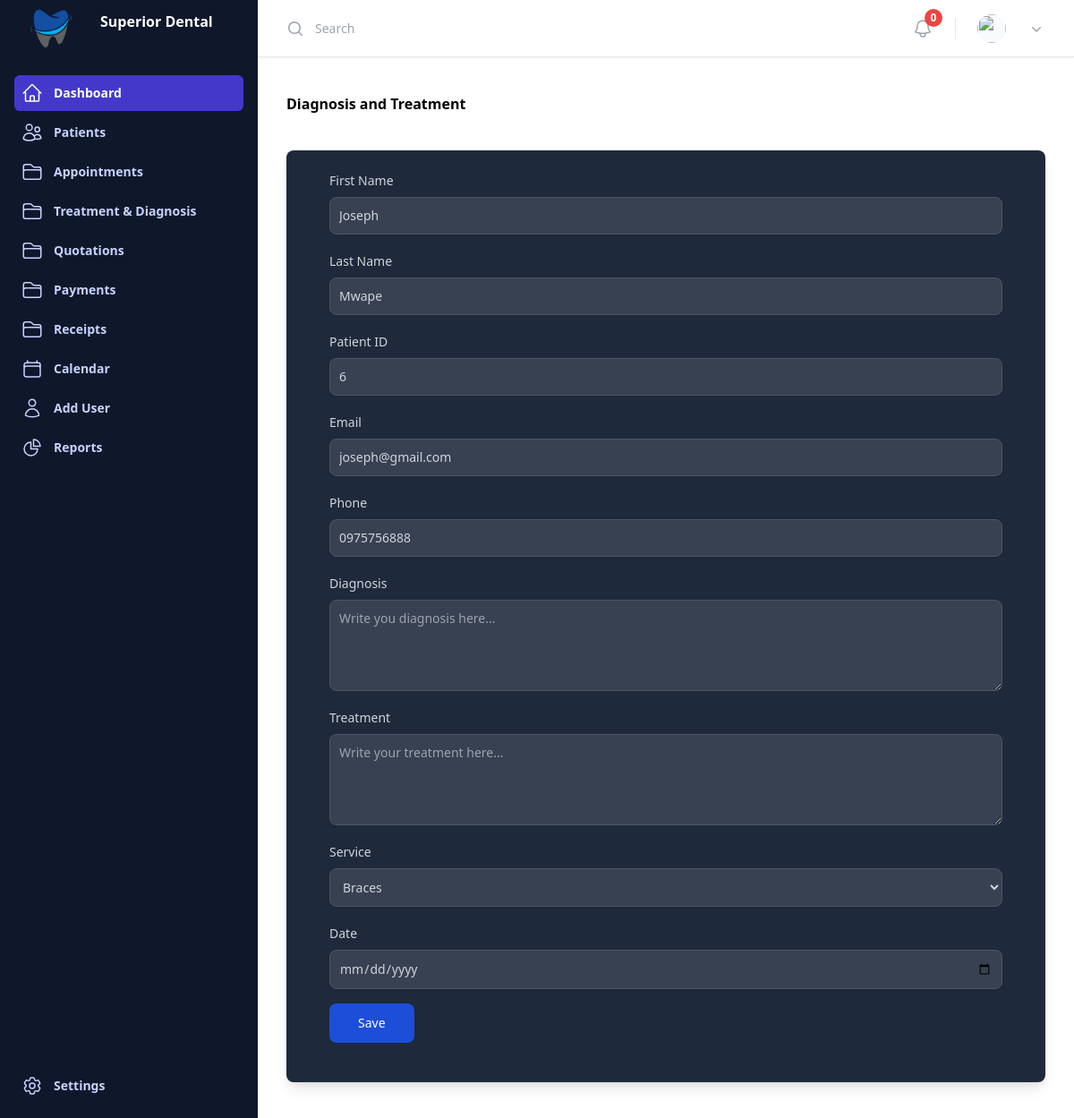
/treatment_request/6/, run on the app's committed database.
### patient/models.py (models this page shows, shortened)
class Patient(models.Model):
    first_name = models.CharField(max_length=50)
    last_name = models.CharField(max_length=50)
    date_of_birth = models.DateField(blank=True, null=True)
    gender_choices = [('M', 'Male'), ('F', 'Female')]
    gender = models.CharField(max_length=1, choices=gender_choices, blank=True, null=True)
    nrc = models.CharField(max_length=55,blank=True, null=True)
    phone = models.CharField(max_length=15)
    email = models.EmailField(unique=True)
    address = models.TextField(blank=True, null=True)
    medical_history = models.TextField(blank=True, null=True)
    is_patient = models.BooleanField(default=False)

### templates/views.py (the view)
# urls.py: path('treatment_request/<int:patient_id>/', views.treatment_request, name='treatment_request'),
def treatment_request(request, patient_id):
    try:
        patient = get_object_or_404(Patient, id=patient_id)
    except Exception as e:
        print(f"Error fetching patient: {e}")
        raise Http404("Patient not found")
    try:
        services = Service.objects.filter(name__isnull=False, price__isnull=False).order_by('name')
        print(f"List of services: {[(s.id, s.name, s.price) for s in services]}")  # Debug statement
    except Exception as e:
        print(f"Error fetching services: {e}")
        services = []  # Fallback to an empty list if an error occurs
    if not services:
        print("[WARNING] No services found matching the filter criteria.")
        messages.warning(request, "No services available. Please contact the administrator.")
    context = {
        'patient': patient,
        'services': services,
    }
    return render(request, 'treatment_request.html', context)

### templates/treatment_request.html (shortened to what this page needs)
{% extends 'base.html' %}
{% block content %}
    <div class="container">
        <div class="row">
            <div class="col-md-12">
                <h1 class="font-bold text-md">Diagnosis and Treatment</h1>
                <form class="max-w-4xl mx-auto bg-slate-800 p-6 px-12 rounded-lg shadow-lg mt-10" action="{% url 'treatment_diagnosis' %}" method="POST">
                    <div class="mb-5">
                        <label for="first-name" class="block mb-2 text-sm font-medium text-gray-300">First Name</label>
                        <input type="text" id="first-name" class="shadow-sm bg-gray-700 border border-gray-600 text-gray-300 text-sm rounded-lg focus:ring-blue-500 focus:border-blue-500 block w-full p-2.5" value="{{ patient.first_name }}" required />
                    </div>
                    <div class="mb-5">
                        <label for="last-name" class="block mb-2 text-sm font-medium text-gray-300">Last Name</label>
                        <input type="text" id="last-name" class="shadow-sm bg-gray-700 border border-gray-600 text-gray-300 text-sm rounded-lg focus:ring-blue-500 focus:border-blue-500 block w-full p-2.5" value="{{ patient.last_name }}" required />
                    </div>
                    <div class="mb-5">
                        <label for="patient_id" class="block mb-2 text-sm font-medium text-gray-300">Patient ID</label>
                        <input type="text" name="patient_id" id="phone" class="shadow-sm bg-gray-700 border border-gray-600 text-gray-300 text-sm rounded-lg focus:ring-blue-500 focus:border-blue-500 block w-full p-2.5" value="{{ patient.id }}" required />
                    </div>
                    <div class="mb-5">
                        <label for="email" class="block mb-2 text-sm font-medium text-gray-300">Email</label>
                        <input type="email" id="email" name="email" class="shadow-sm bg-gray-700 border border-gray-600 text-gray-300 text-sm rounded-lg focus:ring-blue-500 focus:border-blue-500 block w-full p-2.5" value="{{ patient.email }}" required />
                    </div>
                    <div class="mb-5">
                        <label for="phone" class="block mb-2 text-sm font-medium text-gray-300">Phone</label>
                        <input type="text" id="phone" class="shadow-sm bg-gray-700 border border-gray-600 text-gray-300 text-sm rounded-lg focus:ring-blue-500 focus:border-blue-500 block w-full p-2.5" value="{{ patient.phone }}" required />
                    </div>
                    <div class="mb-5">
                        <label for="diagnosis" class="block mb-2 text-sm font-medium text-gray-300">Diagnosis</label>
                        <textarea id="diagnosis" name="diagnosis_text" rows="4" class="block p-2.5 w-full text-sm text-gray-300 bg-gray-700 rounded-lg border border-gray-600 focus:ring-blue-500 focus:border-blue-500" placeholder="Write you diagnosis here..."></textarea>
                    </div>
                     <div class="mb-5">
                        <label for="treatment" class="block mb-2 text-sm font-medium text-gray-300">Treatment</label>
                        <textarea id="treatment" name="treatment_text" rows="4" class="block p-2.5 w-full text-sm text-gray-300 bg-gray-700 rounded-lg border border-gray-600 focus:ring-blue-500 focus:border-blue-500" placeholder="Write your treatment here..."></textarea>
                    </div>
                    <div class="mb-5">
                        <label for="services" class="block mb-2 text-sm font-medium text-gray-300">Service</label>
                            <select id="services" name="services" class="shadow-sm bg-gray-700 border border-gray-600 text-gray-300 text-sm rounded-lg focus:ring-blue-500 focus:border-blue-500 block w-full p-2.5" required>
                                {% for service in services %}
                                <option value="{{ service.id }}">
                                    {{ service.name|default:"Unnamed Service" }}
                                </option>
                                {% empty %}
                                    <option value="">No services available</option>
                                {% endfor %}
                            </select>
                    </div>
                    <div class="mb-5">
                        <label for="date" class="block mb-2 text-sm font-medium text-gray-300">Date</label>
                        <input type="date" id="date" name="date" class="shadow-sm bg-gray-700 border border-gray-600 text-gray-300 text-sm rounded-lg focus:ring-blue-500 focus:border-blue-500 block w-full p-2.5" required />
                    <button type="submit" class="text-white bg-blue-700 hover:bg-blue-800 focus:ring-4 focus:outline-none focus:ring-blue-300 font-medium rounded-lg text-sm px-8 py-3 text-center w-full sm:w-auto dark:bg-blue-600 dark:hover:bg-blue-700 dark:focus:ring-blue-800 mt-4">Save</button>
                </form>
            </div>
        </div>
    </div>
{% endblock %}

### data on the page
Patient: first_name "Joseph", last_name "Mwape", patient_id "6", email "joseph@gmail.com", phone "0975756888"

### other printed values
form field services "Braces"
